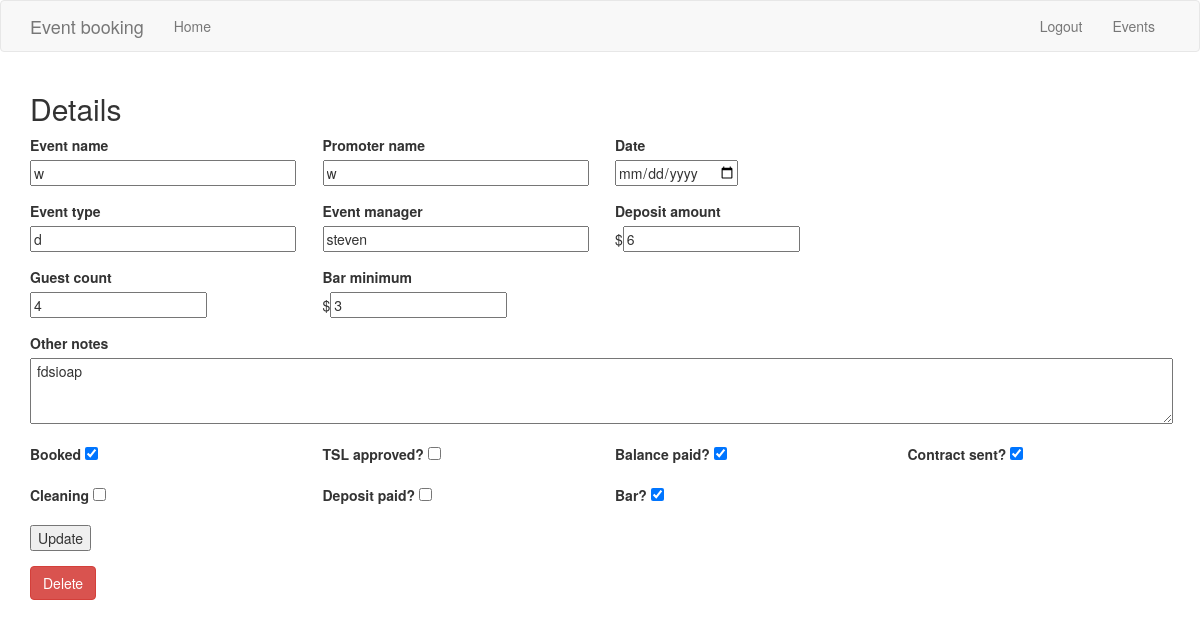
Page /event_details?id=19 (signed in) on the committed database.
### app/models.py (models this page shows, shortened)
class Event(db.Model):
        id = db.Column(db.Integer, primary_key=True)
        event_name = db.Column(db.String(120), index=True)
        promoter_name = db.Column(db.String(64), index=True)
        event_date = db.Column(db.DateTime, index=True, default=datetime.utcnow)
        event_type = db.Column(db.String(64), index=True)
        event_manager = db.Column(db.String(64), index=True)
        deposit_amount = db.Column(db.Integer)
        guest_count = db.Column(db.Integer)
        bar_min = db.Column(db.Integer)
        other_notes = db.Column(db.String(64), index=True)
        booked = db.Column(db.Boolean, default=False)
        tsl_approved = db.Column(db.Boolean, default=False)
        balance_paid = db.Column(db.Boolean, default=False)
        contract_sent = db.Column(db.Boolean, default=False)
        cleaning = db.Column(db.Boolean, default=False)
        deposit_paid = db.Column(db.Boolean, default=False)
        bar = db.Column(db.Boolean, default=False)
        update = LinkCol('Update', 'update_event', url_kwargs=dict(id='id'))
        user_id = db.Column(db.Integer, db.ForeignKey('user.id'))

### app/routes.py (the view)
@app.route('/event_details', methods=['GET', 'POST'])
@login_required
def event_details():
    args = request.args
    print(args)
    id = args['id']
    print(id)
    form = EventDetailsForm()
    print("errors: ")
    print(form.errors)
    if form.validate_on_submit():
        print('second')
        event_data = Event.query.get(id)
        event_data.event_name = form.event_name.data
        event_data.promoter_name = form.promoter_name.data
        event_data.event_date = form.event_date.data
        event_data.event_type = form.event_type.data
        event_data.event_manager = form.event_manager.data
        event_data.deposit_amount = form.deposit_amount.data
        event_data.guest_count = form.guest_count.data
        event_data.bar_min = form.bar_min.data
        event_data.other_notes = form.other_notes.data
        event_data.booked = form.booked.data
        event_data.tsl_approved = form.tsl_approved.data
        event_data.balance_paid = form.balance_paid.data
        event_data.contract_sent = form.contract_sent.data
        event_data.cleaning = form.cleaning.data
        event_data.deposit_paid = form.deposit_paid.data
        event_data.bar = form.bar.data
        db.session.commit()
        flash('Your changes have been saved.')
        return redirect(url_for('events'))
    elif request.method == 'GET':
        print('first')
        event_data = Event.query.get(id)
        form.event_name.data = event_data.event_name
        form.promoter_name.data = event_data.promoter_name
        form.event_date.data = event_data.event_date
        form.event_type.data = event_data.event_type
        form.event_manager.data = event_data.event_manager
        form.deposit_amount.data = event_data.deposit_amount
        form.guest_count.data = event_data.guest_count
        form.bar_min.data = event_data.bar_min
        form.other_notes.data = event_data.other_notes
        form.booked.data = event_data.booked
        form.tsl_approved.data = event_data.tsl_approved
        form.balance_paid.data = event_data.balance_paid
        form.contract_sent.data = event_data.contract_sent
        form.cleaning.data = event_data.cleaning
        form.deposit_paid.data = event_data.deposit_paid
        form.bar.data = event_data.bar
        form.id.data = event_data.id
    return render_template('event_details.html', title='Event Details',
                           form=form)

### app/forms.py
class EventDetailsForm(FlaskForm):
    event_name = StringField('Event name', validators=[DataRequired()])
    promoter_name = StringField('Promoter name', validators=[DataRequired()])
    event_date = DateField('Date', format='%m/%d/%Y', validators=[DataRequired()])
    event_type = StringField('Event type', validators=[DataRequired()])
    event_manager = StringField('Event manager', validators=[DataRequired()])
    deposit_amount = IntegerField('Deposit amount', validators=[DataRequired()])
    guest_count = IntegerField('Guest count', validators=[DataRequired()])
    bar_min = IntegerField('Bar minimum', validators=[DataRequired()])
    other_notes = TextAreaField('Other notes', validators=[Length(min=0, max=140)])
    booked = BooleanField('Booked')
    tsl_approved = BooleanField('TSL approved?')
    balance_paid = BooleanField('Balance paid?')
    contract_sent = BooleanField('Contract sent?')
    cleaning = BooleanField('Cleaning')
    deposit_paid = BooleanField('Deposit paid?')
    bar = BooleanField('Bar?')
    submit = SubmitField('Update')
    id = IntegerField('ID')

### app/models.py (called while the page is built)
@login.user_loader
def load_user(id):
    return User.query.get(int(id))

### app/templates/event_details.html (shortened to what this page needs)
{% extends "base.html" %}
{% block app_content %}
<h2>Details</h2>
<form action="" method="post" novalidate>
  <div class="row">
    <div class="form-group col-md-3">
     {{ form.event_name.label }}<br>
     {{ form.event_name(size=32) }}
     </div>
    <div class="form-group col-md-3">
     {{ form.promoter_name.label }}<br>
     {{ form.promoter_name(size=32) }}
     </div>
  <div class="form-group col-md-3">
        {{ form.event_date.label }}<br>
        {{ form.event_date(size=32, id='picker') }}
     </div>
      </div>
  <div class="row">
    <div class="form-group col-md-3">
    {{ form.event_type.label }}<br>
    {{ form.event_type(size=32) }}
   </div>
    <div class="form-group col-md-3">
      {{ form.event_manager.label }}<br>
      {{ form.event_manager(size=32) }}
   </div>
    <div class="form-group col-md-3">
      {{ form.deposit_amount.label }}<br>
      ${{ form.deposit_amount(size=32) }}
   </div>
  </div>
  <div class="row">
   <div class="form-group col-md-3">
    {{ form.guest_count.label }}<br>
    {{ form.guest_count(size=32) }}
  </div>
   <div class="form-group col-md-3">
    {{ form.bar_min.label }}<br>
    ${{ form.bar_min(size=32) }}
  </div>
</div>
<div class="form-group">
  {{ form.other_notes.label }}<br>
  {{ form.other_notes(rows='3',cols='150') }}
</div>
<div class="row">
<div class="form-group col-md-3">
    {{ form.booked.label }}
    {{ form.booked() }}
  </div>
<div class="form-group col-md-3">
    {{ form.tsl_approved.label }}
    {{ form.tsl_approved() }}
   </div>
<div class="form-group col-md-3">
    {{ form.balance_paid.label }}
    {{ form.balance_paid() }}
   </div>
<div class="form-group col-md-3">
    {{ form.contract_sent.label }}
    {{ form.contract_sent() }}
   </div>
   <div class="form-group col-md-3">
     {{ form.cleaning.label }}
     {{ form.cleaning() }}
    </div>
    <div class="form-group col-md-3">
      {{ form.deposit_paid.label }}
      {{ form.deposit_paid() }}
     </div>
     <div class="form-group col-md-3">
       {{ form.bar.label }}
       {{ form.bar() }}
     </div>
</div>
<div class="row">
  <div class="form-group col-md-6">
    {{ form.submit() }}
  </div>
</div>
<td><button type="button" class="btn btn-danger" data-toggle="modal" data-target="#exampleModal">
    Delete
  </button></td>
  </form>
{% endblock %}
{% block scripts %}
<link href="https://cdnjs.cloudflare.com/ajax/libs/jquery-datetimepicker/2.5.20/jquery.datetimepicker.min.css" rel="stylesheet" />
{% endblock %}

### rows in the picture
Event: event_name "w", promoter_name "w", event_type "d", event_manager "steven", deposit_amount "6", guest_count "4", bar_min "3", other_notes "fdsioap", booked "☑", balance_paid "☑", contract_sent "☑", bar "☑"
